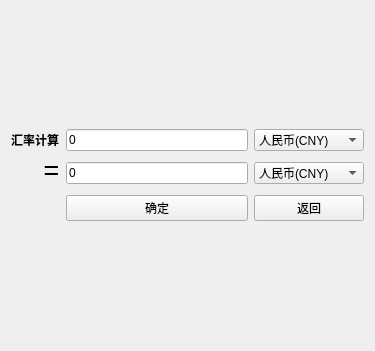
<?xml version="1.0" encoding="UTF-8"?>
<ui version="4.0">
 <class>exchange_rate</class>
 <widget class="QWidget" name="exchange_rate">
  <property name="geometry">
   <rect>
    <x>0</x>
    <y>0</y>
    <width>375</width>
    <height>351</height>
   </rect>
  </property>
  <property name="minimumSize">
   <size>
    <width>364</width>
    <height>345</height>
   </size>
  </property>
  <property name="maximumSize">
   <size>
    <width>768</width>
    <height>1024</height>
   </size>
  </property>
  <property name="windowTitle">
   <string>Form</string>
  </property>
  <layout class="QVBoxLayout" name="verticalLayout">
   <item>
    <layout class="QGridLayout" name="gridLayout">
     <item row="0" column="1">
      <widget class="QLineEdit" name="origin_edit">
       <property name="text">
        <string>0</string>
       </property>
      </widget>
     </item>
     <item row="1" column="0">
      <widget class="QLabel" name="label_equal">
       <property name="font">
        <font>
         <family>Consolas</family>
         <pointsize>20</pointsize>
        </font>
       </property>
       <property name="text">
        <string>  =</string>
       </property>
      </widget>
     </item>
     <item row="1" column="2">
      <widget class="QComboBox" name="transmit_unit">
       <item>
        <property name="text">
         <string>人民币(CNY)</string>
        </property>
       </item>
       <item>
        <property name="text">
         <string>(原神)原石</string>
        </property>
       </item>
       <item>
        <property name="text">
         <string>(CFM)点卷</string>
        </property>
       </item>
       <item>
        <property name="text">
         <string>(LOL)点卷</string>
        </property>
       </item>
       <item>
        <property name="text">
         <string>(王者荣耀)点卷</string>
        </property>
       </item>
       <item>
        <property name="text">
         <string>美丽币(USD)</string>
        </property>
       </item>
       <item>
        <property name="text">
         <string>坤</string>
        </property>
       </item>
      </widget>
     </item>
     <item row="0" column="0">
      <widget class="QLabel" name="label_calculate">
       <property name="font">
        <font>
         <bold>true</bold>
        </font>
       </property>
       <property name="text">
        <string>汇率计算</string>
       </property>
      </widget>
     </item>
     <item row="2" column="2">
      <widget class="QPushButton" name="transmit">
       <property name="text">
        <string>返回</string>
       </property>
      </widget>
     </item>
     <item row="0" column="2">
      <widget class="QComboBox" name="origin_unit">
       <item>
        <property name="text">
         <string>人民币(CNY)</string>
        </property>
       </item>
       <item>
        <property name="text">
         <string>(原神)原石</string>
        </property>
       </item>
       <item>
        <property name="text">
         <string>(CFM)点卷</string>
        </property>
       </item>
       <item>
        <property name="text">
         <string>(LOL)点卷</string>
        </property>
       </item>
       <item>
        <property name="text">
         <string>(王者荣耀)点卷</string>
        </property>
       </item>
       <item>
        <property name="text">
         <string>美丽币(USD)</string>
        </property>
       </item>
       <item>
        <property name="text">
         <string>坤</string>
        </property>
       </item>
      </widget>
     </item>
     <item row="1" column="1">
      <widget class="QLineEdit" name="transmit_edit">
       <property name="text">
        <string>0</string>
       </property>
      </widget>
     </item>
     <item row="2" column="1">
      <widget class="QPushButton" name="pushButton">
       <property name="text">
        <string>确定</string>
       </property>
      </widget>
     </item>
    </layout>
   </item>
  </layout>
 </widget>
 <resources/>
 <connections/>
</ui>
